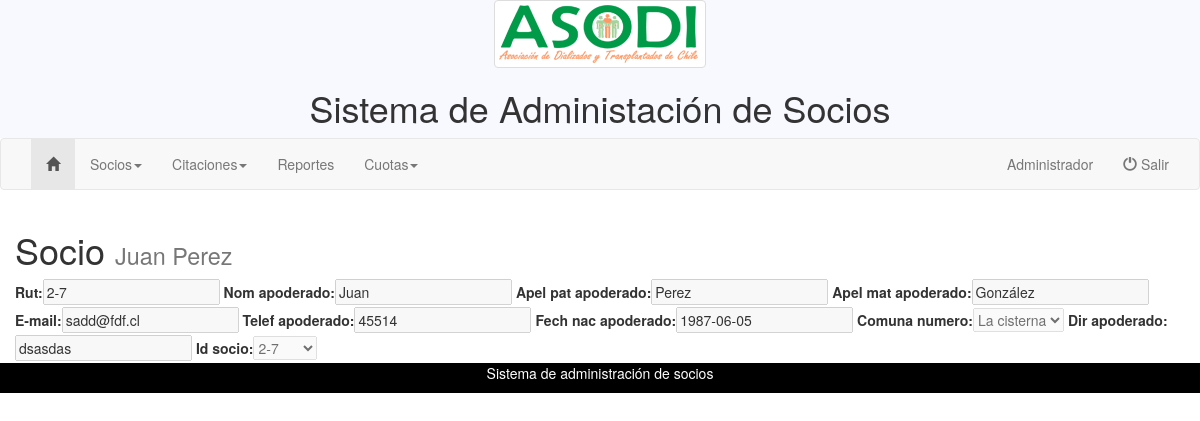
Screenshot of /socios/apoderados/2/detalle (signed in) with the database file from the repository.
### sas/models.py (models this page shows, shortened)
class Apoderado(models.Model):
    rut_apoderado = models.CharField(max_length=10, blank=True, null=True)
    nom_apoderado = models.CharField(max_length=45, blank=True, null=True)
    apel_pat_apoderado = models.CharField(max_length=45, blank=True, null=True)
    apel_mat_apoderado = models.CharField(max_length=45, blank=True, null=True)
    email_apoderado = models.CharField(max_length=45, blank=True, null=True)
    telef_apoderado = models.CharField(max_length=45, blank=True, null=True)
    fech_nac_apoderado = models.DateField(blank=True, null=True)
    comuna_numero = models.ForeignKey('Comuna',  on_delete=models.CASCADE)
    dir_apoderado = models.CharField(max_length=45, blank=True, null=True)
    fech_ing_apod = models.DateField(auto_now_add=True, blank=True, null=True)
    id_socio = models.ForeignKey('Socio',  on_delete=models.CASCADE)
    creacion = models.DateTimeField(auto_now_add=True)
    modificacion = models.DateTimeField(auto_now=True)

### socios/views.py (the view)
# urls.py: url(r'^apoderados/(?P<id>[0-9]+)/detalle$', views.apoderado_detail, name='apoderado'),
def apoderado_detail(request, id=None):
	if not request.user.is_authenticated:
		return redirect('login:login')
	apoderado = get_object_or_404(Apoderado, id=id)
	form = ApoderadoForm(request.POST or None, instance=apoderado)
	context = {
		"apoderado": apoderado,
		"form": form,
	}
	return render(request, 'socios/detalle_apoderado.html', context)

### socios/forms.py
class ApoderadoForm(forms.ModelForm):
	rut_apoderado = forms.CharField(label='Rut')
	email_apoderado = forms.CharField(label='E-mail',widget=forms.EmailInput)
	fech_nac_apoderado = forms.DateField(widget=DateInput())
	class Meta:
		model = Apoderado
		fields=[
			"rut_apoderado",
			"nom_apoderado",
			"apel_pat_apoderado",
			"apel_mat_apoderado",
			"email_apoderado",
			"telef_apoderado",
			"fech_nac_apoderado",
			"comuna_numero",
			"dir_apoderado",
			"id_socio",
		]

### sas/models.py (called while the page is built)
    def __str__(self):
        return self.com_nom

    def __str__(self):
            return self.rut_socio

### socios/templates/socios/detalle_apoderado.html (shortened to what this page needs)
{% extends "sas/base.html" %}
{% block content %}
{% load bootstrap %}
	<div class="container">
      <div class="row">
			<h1>Socio <small>{{apoderado.nom_apoderado}} {{apoderado.apel_pat_apoderado}}</small></h1>
			<fieldset disabled>
				<form action="" method="POST" class="form-horizontal">
					{{ form|bootstrap_horizontal:'col-lg-2' }}
				</form>
			</fieldset>
      </div>
    </div>
{% endblock %}

### sas/templates/sas/base.html (shortened to what this page needs)
<!DOCTYPE html>
<html lang="en">
<head>
    {% load staticfiles %}
    <link href="{% static 'sas/css/bootstrap.min.css' %}" rel="stylesheet" type="text/css">
    <link href="{% static 'sas/css/style.css' %}" rel="stylesheet" type="text/css" >
</head>
<body>
	<div>
		<div class="container-fluid header">
	      <div class="row">
	          <div class="col-xs-12 ">
                <img src="{% static 'sas/img/logo-asodi.png' %}" alt="logo-asodi" class="img-responsive img-thumbnail">
				        <h1>Sistema de Administación de Socios</h1>
	          </div>
	      </div>
	    </div>
	</div>
	<nav class="navbar navbar-default ">
      <div class="container-fluid">
        <div class="collapse navbar-collapse" id="myNavbar">
          <ul class="nav navbar-nav navbar-left">
            <li class="active"><a href="{% url 'sas:index' %}"><span class="glyphicon glyphicon-home"></span></a></li>
            <li class="dropdown">
              <a class="dropdown-toggle" data-toggle="dropdown" href="#">Socios<span class="caret"></span></a>
            </li>
            <li class="dropdown">
              <a class="dropdown-toggle" data-toggle="dropdown" href="#">Citaciones<span class="caret"></span></a>
            </li>
            <li><a href="#">Reportes</a></li>
            <li class="dropdown">
              <a class="dropdown-toggle" data-toggle="dropdown" href="#">Cuotas<span class="caret"></span></a>
            </li>
          </ul>
          <ul class="nav navbar-nav navbar-right">
            <li><a href="#">{{ user.first_name }} {{ user.last_name }}</a></li>
            <li class="left"><a href="{% url 'login:logout' %}"><span class="glyphicon glyphicon-off"></span> Salir</a></li>
          </ul>
        </div>
      </div>
    </nav>
	<div>
		{% block content %}
		{% endblock %}
	</div>
	<div class="footer">
		<div class="container-fluid ">
	      <div class="row">
	          <div class="col-xs-12 ">
				        <p>Sistema de administración de socios</p>
	          </div>
	      </div>
	    </div>
	</div>
</body>
</html>

### sas/static/sas/css/style.css (style rules this page uses)
.header { background: ghostwhite; text-align: center; }
.footer { background: black; color: white; text-align: center; }

### rows the page displays
Apoderado: nom_apoderado "Juan", apel_pat_apoderado "Perez", rut_apoderado "2-7", apel_mat_apoderado "González", email_apoderado "sadd@fdf.cl", telef_apoderado "45514", fech_nac_apoderado "1987-06-05", comuna_numero "La cisterna", dir_apoderado "dsasdas", id_socio "2-7"

### other values shown
{{ user.first_name }} "Administrador"
